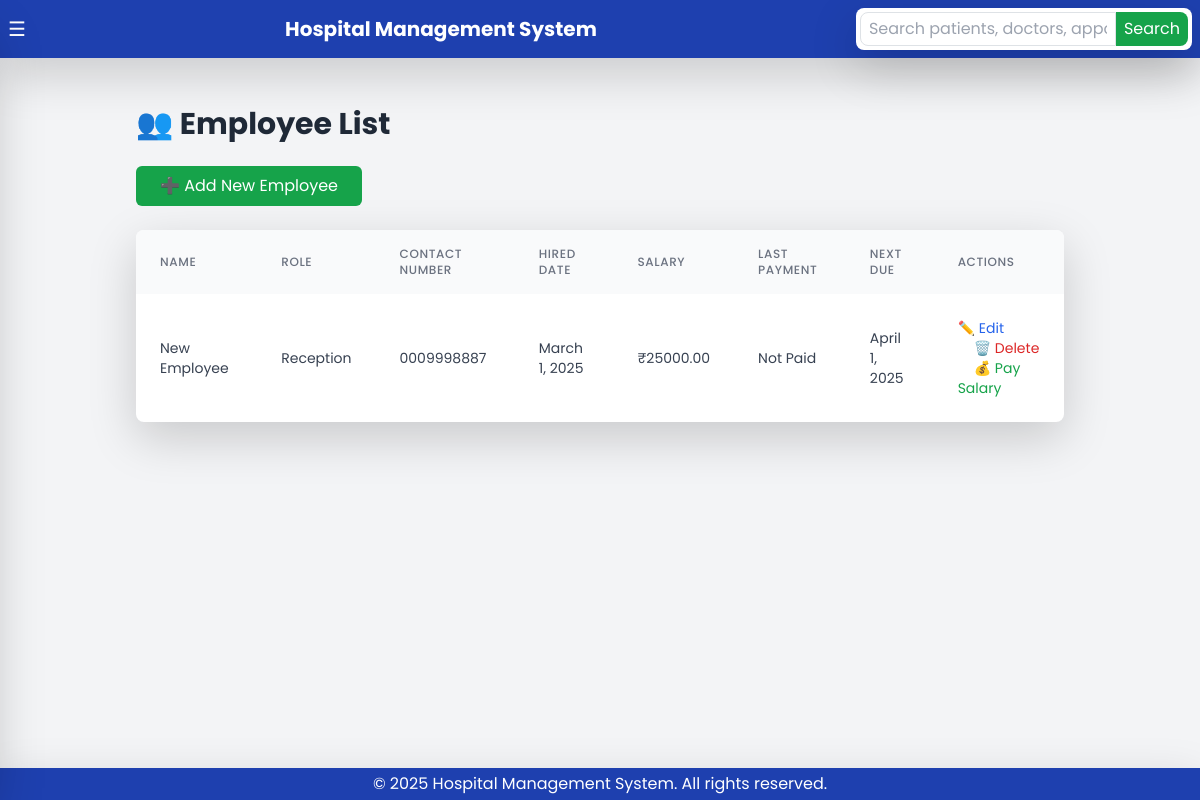
/employees/ (signed in), run on the app's committed database.
### hms/models.py (models this page shows, shortened)
class Employee(models.Model):
    user = models.OneToOneField(CustomUser, on_delete=models.CASCADE)
    role = models.CharField(max_length=100)  # Example: Nurse, Receptionist, Admin
    contact_number = models.CharField(max_length=15)
    hired_date = models.DateField(default=now)
    salary = models.DecimalField(max_digits=10, decimal_places=2, default=0.00)  # Monthly salary
    last_payment_date = models.DateField(null=True, blank=True)  # Date when last salary was paid
    next_due_date = models.DateField(null=True, blank=True)  # Next due date for salary payment

class CustomUser(AbstractUser):
    GENDER_CHOICES = (
        ('male', 'Male'),
        ('female', 'Female'),
        ('other', 'Other'),
    )
    full_name = models.CharField(max_length=255, blank=True, null=True)
    contact_number = models.CharField(max_length=15, blank=True, null=True)
    address = models.TextField(blank=True, null=True)
    gender = models.CharField(max_length=10, choices=GENDER_CHOICES, blank=True, null=True)
    groups = models.ManyToManyField(Group, related_name="customuser_groups", blank=True)
    user_permissions = models.ManyToManyField(Permission, related_name="customuser_permissions", blank=True)

### hms/views.py (the view)
# urls.py: path('employees/', employee_list, name='employee_list'),
@login_required
def employee_list(request):
    employees = Employee.objects.all()
    return render(request, 'hms/employee_list.html', {'employees': employees})

### hms/templates/hms/employee_list.html
{% extends 'hms/base.html' %}
{% block content %}
<div class="container mx-auto p-6">
    <h2 class="text-3xl font-bold text-gray-800 mb-6">👥 Employee List</h2>
    <a href="{% url 'add_employee' %}"
       class="inline-block bg-green-600 text-white px-6 py-2 rounded-md hover:bg-green-700 transition duration-300 mb-6">
       ➕ Add New Employee
    </a>
    <div class="overflow-x-auto bg-white rounded-lg shadow-lg">
        <table class="min-w-full border-collapse">
            <thead class="bg-gray-50">
                <tr>
                    <th class="px-6 py-3 text-left text-xs font-medium text-gray-500 uppercase tracking-wider">Name</th>
                    <th class="px-6 py-3 text-left text-xs font-medium text-gray-500 uppercase tracking-wider">Role</th>
                    <th class="px-6 py-3 text-left text-xs font-medium text-gray-500 uppercase tracking-wider">Contact Number</th>
                    <th class="px-6 py-3 text-left text-xs font-medium text-gray-500 uppercase tracking-wider">Hired Date</th>
                    <th class="px-6 py-3 text-left text-xs font-medium text-gray-500 uppercase tracking-wider">Salary</th>
                    <th class="px-6 py-3 text-left text-xs font-medium text-gray-500 uppercase tracking-wider">Last Payment</th>
                    <th class="px-6 py-3 text-left text-xs font-medium text-gray-500 uppercase tracking-wider">Next Due</th>
                    <th class="px-6 py-3 text-left text-xs font-medium text-gray-500 uppercase tracking-wider">Actions</th>
                </tr>
            </thead>
            <tbody class="divide-y divide-gray-200">
                {% for employee in employees %}
                <tr class="hover:bg-gray-50 transition duration-200">
                    <td class="px-6 py-4 text-sm text-gray-700">{{ employee.user.full_name }}</td>
                    <td class="px-6 py-4 text-sm text-gray-700">{{ employee.role }}</td>
                    <td class="px-6 py-4 text-sm text-gray-700">{{ employee.contact_number }}</td>
                    <td class="px-6 py-4 text-sm text-gray-700">{{ employee.hired_date }}</td>
                    <td class="px-6 py-4 text-sm text-gray-700">₹{{ employee.salary }}</td>
                    <td class="px-6 py-4 text-sm text-gray-700">{{ employee.last_payment_date|default:"Not Paid" }}</td>
                    <td class="px-6 py-4 text-sm text-gray-700">{{ employee.next_due_date|default:"N/A" }}</td>
                    <td class="px-6 py-4 text-sm">
                        <a href="{% url 'edit_employee' employee.pk %}"
                           class="text-blue-600 hover:text-blue-800">✏️ Edit</a>
                        <a href="{% url 'delete_employee' employee.pk %}"
                           class="text-red-600 hover:text-red-800 ml-4">🗑️ Delete</a>
                        <a href="{% url 'pay_salary' employee.pk %}"
                           class="text-green-600 hover:text-green-800 ml-4">💰 Pay Salary</a>
                    </td>
                </tr>
                {% empty %}
                <tr>
                    <td colspan="8" class="px-6 py-4 text-sm text-center text-gray-600">No employees found.</td>
                </tr>
                {% endfor %}
            </tbody>
        </table>
    </div>
</div>
{% endblock %}

### hms/templates/hms/base.html (style rules this page uses)
body { font-family: 'Poppins', sans-serif; }

### data on the page
Employee: user.full_name "New Employee", role "Reception", contact_number "0009998887", hired_date "March 1, 2025", salary "25000.00", last_payment_date "Not Paid", next_due_date "April 1, 2025"
